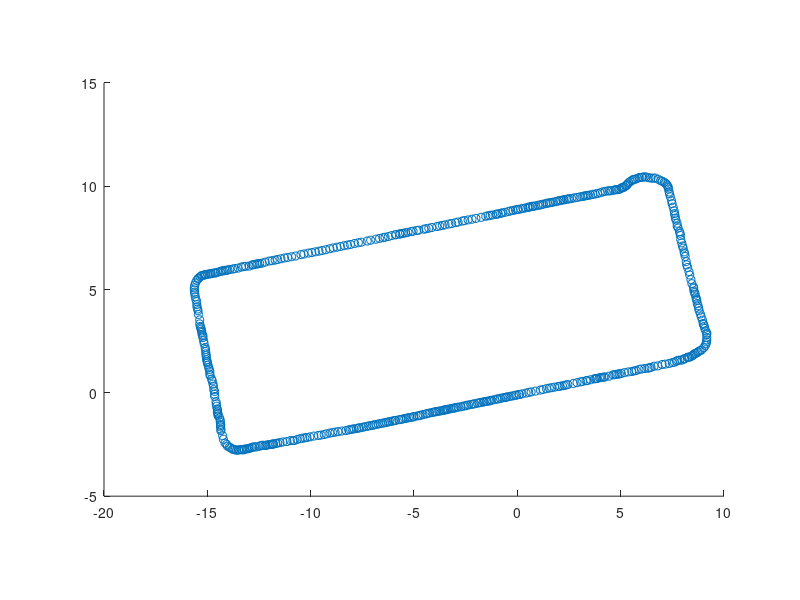

MATLAB code for this plot: (Note: this script raises an error after producing the figure.)
close all;
clear all;

csv_data = load('wp-2020-05-14-07-25-57.csv');
csv_data = csv_data(13:end-38,:);
csv_data = [csv_data(2:end,:);csv_data(1,:)];
x = csv_data(:,1);
y = csv_data(:,2);
t = [0:length(x)-1] ./ (length(x)-1);

xy = [x y];

tempPoses = [xy;xy(1,:)];
tempVec = (tempPoses(2:end,1:2)-tempPoses (1:end-1,1:2));
phi = rad2deg(cart2pol(tempVec(:,1), tempVec(:,2)));

r = sqrt(sum((tempVec.^2),2)) / 2;
[u,v]=pol2cart(deg2rad(phi), r);

figure(2)
daspect([1 1 1])
scatter(xy(:,1), xy(:,2))
hold on
daspect([1 1 1])
arrow3(xy(:,1:2),xy(:,1:2)+[u,v],'-r',r/2)

writematrix(csv_data, 'recorded_trajectory.csv');